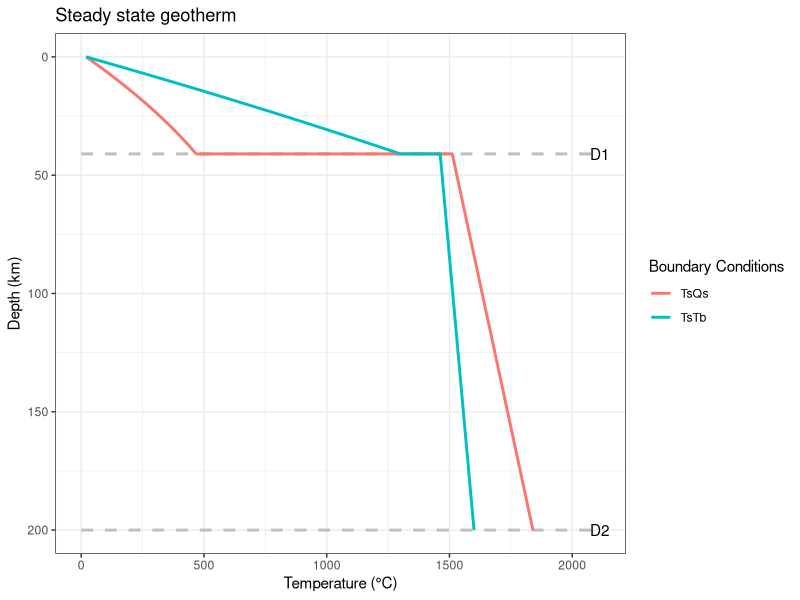

R code for this plot:
# This script calculates a steady state geotherm based on equations derived in
# class on 1/24/19 and plots the geotherm utilizing multiple layers.
# Updated 2019.01.29 CH.


## SETUP -----------------------------------------------------------------------

# Load ggplot2.
library(ggplot2)


## INPUT CONSTANTS AND VALUES --------------------------------------------------

# Input constants and values.
# Convert values to the correct units for calculations.

# Common inputs:
# Oceanic surface heat flow ranges from 59 to 95 mW/m^2.
# Continental surface heat flow ranges from 38 to 200 mW/m^2.
# Thermal conductivity.
# Reasonable values: k is between 1.5 and 3.0 J/(s*m*K).
# Heat production.
# "Heat production measurements from 31 exposed granulite terranes range from 
# 0.1 to 2.7 μW m−3, with a mean of 0.68 ± 0.62 μW m−3 and a median of 0.45 
# μW m−3."  (Furlong and Chapman, 2013)
# "Average heat production from compilations of continental lithospheric 
# peridotites varies from 0.006 μW m−3 in exposed off-craton massifs to 
# 0.044 μW m−3 in cratonic xenoliths (Rudnick et al. 1998)" 
# (Furlong and Chapman, 2013)
# Felsic rock heat production: 1 to 4 μW/m^3
# Median upper crust heat production: 1.50 μW/m^3
# Median lower crust heat production: 1.45 μW/m^3


# LAYER 1: continental crust
D1.km = 41              # depth of layer 1 relative to the surface [km]
  D1 = D1.km * 1000     # depth of layer 1 relative to the surface [m]
Ts1.C = 20              # temperature at the surface of layer 1 [°C]
  Ts1 = Ts1.C + 273.15  # temperature at the surface of layer 1 [K]
Tb1.C = 1300            # basal temperature of layer 1 [°C]
  Tb1 = Tb1.C + 273.15  # basal temperature of layer 1 [K]
Qs1.mW = 41             # surface heat flow of layer 1 [mW/m^2]
  Qs1 = Qs1.mW / 1000   # surface heat flow of layer 1 [W/m^2]
Qb1.mW = 10             # basal heat flow of layer 1 [mW/m^2]
  Qb1 = Qb1.mW / 1000   # basal heat flow of lyaer 1 [W/m^2]
A1.uW = 0.4             # heat production in layer 1 [μW/m^3]
  A1 = A1.uW * 10^-6    # heat production in layer 1 [W/m^3]
k1 = 3                  # thermal conductivity of layer 1 [J/(s*K*m) or W/(m*K)]

# LAYER 2: lithospheric mantle
D2.km = 200             # depth of layer 2 relative to the surface [km]
  D2 = D2.km * 1000     # depth of layer 2 relative to the surface [m]
Ts2.C = Tb1.C           # T at the surface of layer 2 (Tb of layer 1) [°C]
  Ts2 = Ts2.C + 273.15  # T at the surface of layer 2 (Tb of layer 1) [K]
Tb2.C = 1600            # basal temperature of layer 2 [°C]
  Tb2 = Tb2.C + 273.15  # basal temperature of layer 2 [K]
Qs2.mW = Qb1.mW         # surface heat flow of layer 2 (Qb of layer 1) [mW/m^2]
  Qs2 = Qs2.mW / 1000   # surface heat flow of layer 2 (Qb of layer 1) [W/m^2]
Qb2.mW = 60             # basal heat flow of layer 2 [mW/m^2]
  Qb2 = Qb2.mW / 1000   # basal heat flow of lyaer 3 [W/m^2]
A2.uW = 0.019           # heat production in layer 2 [μW/m^3]
  A2 = A2.uW * 10^-6    # heat production in layer 2 [W/m^3]
k2 = 3                  # thermal conductivity of layer 2 [J/(s*K*m) or W/(m*K)]


## CALCULATIONS AND PLOT 1: Boundary conditions Ts, Tb -------------------------

# Boundary condtions:
# 1. T = T.s at z = 0 (constant surface temperature)
# 2. T = T.b at z = D (constant basal temperature)

# Assumptions:
# 1. U.z = 0  No advection.
# 2. A is constant and set above.
# 3. See variables and assigned values above.


# CALCULATE Tz:

# For 0 ≤ z < D, calculate temperature for a given z value (Tz).

  # Create a data frame with a column of z values from 0 to D1 in m.
  DF.BC1A <- data.frame("z" = seq(from = 0, to = D1, by = 1000))

  # Calculate Tz for layer 1.
  DF.BC1A$Tz <- Ts1 +
    (((Tb1 - Ts1) + ((A1 * (D1 ^ 2)) / (2 * k1))) / D1) * DF.BC1A$z -
    ((A1 * (DF.BC1A$z ^ 2)) / (2 * k1))

# For z > D, calculate temperature for a given z value (Tz).
  
  # Create a data frame with a column of z values from D1 to D2 in m.
  DF.BC1B <- data.frame("z" = seq(from = D1, to = D2, by = 1000))

  # Calculate Tz for layer 2.
  DF.BC1B$Tz <- Tb2 +
    (DF.BC1B$z - D2) * ((((Tb2 - Ts2) + ((A2 * (D2 ^ 2)) / (2 * k2))) / D2) - 
                        ((A2 * D2) / k2))

  # Bind data frames vertically to prepare for plotting.
  DF.BC1 <- rbind(DF.BC1A, DF.BC1B)
  # Remove extra data frames.
  rm(DF.BC1A, DF.BC1B)


# # PLOT T vs. z:
# 
# ggplot() +
#   # Plot Tz vs. z for boundary conditions 1.
#   geom_path(data = DF.BC1,
#             aes(x = Tz - 273.15,
#                 y = z / 1000),
#             color = "darkblue",
#             size = 1) +
#   # Make y axis plot in reverse order (0 depth at top of plot).
#   scale_y_reverse() +
#   # Change to simpler ggplot2 theme.
#   theme_bw() +
#   labs(title = "Steady state geotherm (Boundary condtions: constant Ts, constant Tb)",  # Title plot.
#        x = "Temperature (°C)",  # Label x axis.
#        y = "Depth (km)")  # Label y axis.


## CALCULATIONS AND PLOT 2: Boundary conditions Ts, Qs -------------------------

# Boundary condtions:
# 1. T = T.s at z = 0 (constant surface temperature)
# 2. Q = Q.s at z = D (constant surface heat flow)

# Assumptions:
# 1. U.z = 0  No advection.
# 2. A is constant and set above.
# 3. See variables and assigned values above.


# CALCULATE Tz:

# For 0 ≤ z < D, calculate temperature for a given z value (Tz).

  # Create a data frame with a column of z values from 0 to D1 in m.
  DF.BC2A <- data.frame("z" = seq(from = 0, to = D1, by = 1000))

  # Calculate Tz for layer 1.
  DF.BC2A$Tz <- Ts1 +
    ((Qs1 / k1) * DF.BC2A$z) -
    ((A1 * (DF.BC2A$z ^ 2)) / (2 * k1))
  
# For z > D, calculate temperature for a given z value (Tz).
  
  # Create a data frame with a column of z values from D1 to D2 in m.
  DF.BC2B <- data.frame("z" = seq(from = D1, to = D2, by = 1000))

  # Calculate Tz for layer 2.
  DF.BC2B$Tz <- Ts2 +
    (((Qs2 * D2) / k2) - ((A2 * (D2 ^ 2)) / (2 * k2))) +
    ((Qs2 - (A2 * D2)) / k2) * (DF.BC2B$z - D2)
  
# Bind data frames vertically to prepare for plotting.
  DF.BC2 <- rbind(DF.BC2A, DF.BC2B)
  # Remove extra data frames.
  rm(DF.BC2A, DF.BC2B)
  
  
# # PLOT T vs. z:
#   
#   ggplot() +
#     # Plot Tz vs. z for boundary conditions 2.
#     geom_path(data = DF.BC2,
#               aes(x = Tz - 273.15,
#                   y = z / 1000),
#               color = "cadetblue3",
#               size = 1) +
#     # Make y axis plot in reverse order (0 depth at top of plot).
#     scale_y_reverse() +
#     # Change to simpler ggplot2 theme.
#     theme_bw() +
#     labs(title = "Steady state geotherm (Boundary condtions: constant Ts, constant Qs)",  # Title plot.
#          x = "Temperature (°C)",  # Label x axis.
#          y = "Depth (km)")  # Label y axis.
  

## PLOT BOTH GEOTHERMS ---------------------------------------------------------

# Combine solutions into one data frame.
  DF.BC1$BC <- "TsTb"
  DF.BC2$BC <- "TsQs"
  DF <- rbind(DF.BC1, DF.BC2)
  
# PLOT T vs. z:
  
  ggplot() +
    # Make a dashed horizontal line showing the depth of D1.
    geom_line(aes(x = seq(from = 0, to =  max(DF$Tz), by = 100),
                  y = D1.km),
              size = 1,
              color = "gray",
              linetype = 2) +
    # Label D1 line.
    geom_text(aes(x = max(DF$Tz), 
                  y = D1.km, 
                  label = "D1")) +
    # Make a dashed horizontal line showing the depth of D1.
    geom_line(aes(x = seq(from = 0, to =  max(DF$Tz), by = 100),
                  y = D2.km),
              size = 1,
              color = "gray",
              linetype = 2) +
    # Label D2 line.
    geom_text(aes(x = max(DF$Tz), 
                  y = D2.km, 
                  label = "D2")) +
    # Plot Tz vs. z for boundary conditions 1, color by boundary condtions.
    geom_path(data = DF,
              aes(x = Tz - 273.15,
                  y = z / 1000,
                  color = BC),
              size = 1) +
    # Make y axis plot in reverse order (0 depth at top of plot).
    scale_y_reverse() +
    # Change to simpler ggplot2 theme.
    theme_bw() +
    # Change legend title.
    guides(color = guide_legend(title = "Boundary Conditions")) +
    # Title plot and label axes.
    labs(title = "Steady state geotherm",  # Title plot.
         x = "Temperature (°C)",  # Label x axis.
         y = "Depth (km)")  # Label y axis.
  